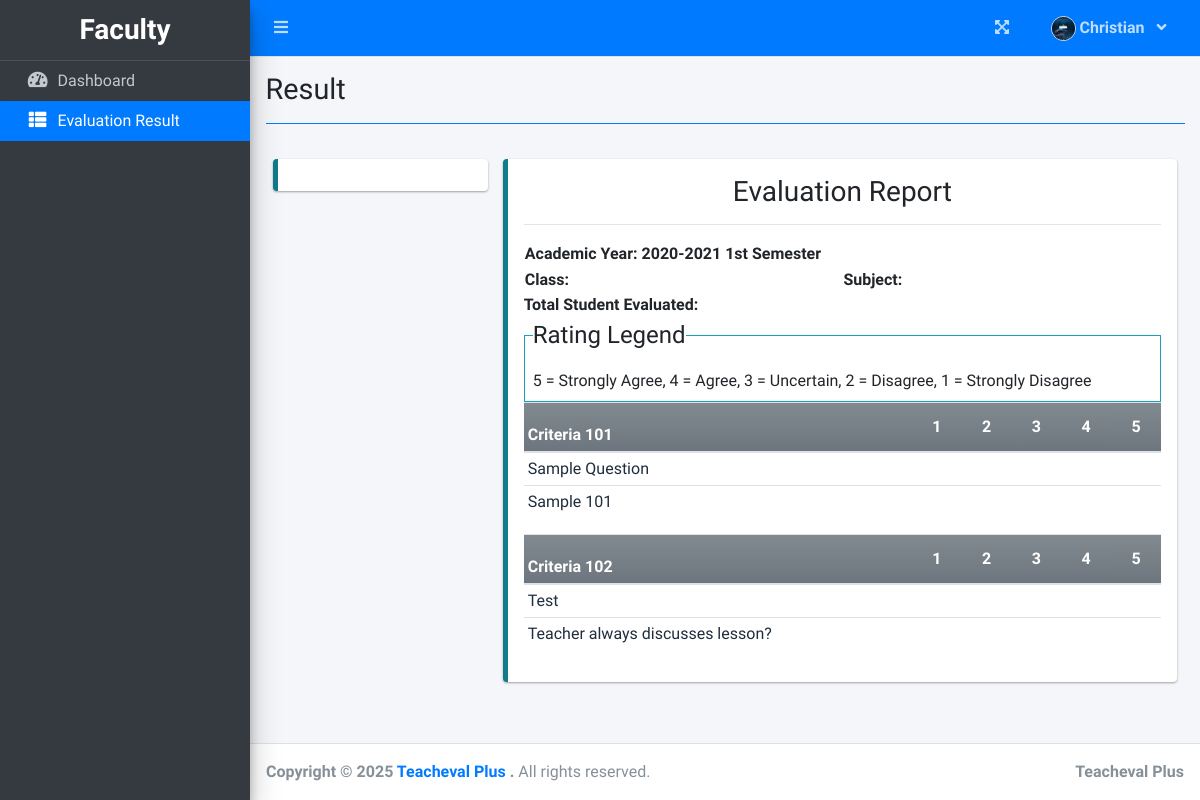
Page /index.php?page=result (signed in) on the committed database.
### tables this page shows
CREATE TABLE `criteria_list` (
  `id` int(30) NOT NULL,
  `criteria` text NOT NULL,
  `order_by` int(30) NOT NULL
);

CREATE TABLE `question_list` (
  `id` int(30) NOT NULL,
  `academic_id` int(30) NOT NULL,
  `question` text NOT NULL,
  `order_by` int(30) NOT NULL,
  `criteria_id` int(30) NOT NULL
);

### faculty/result.php (the view, shortened to what this page needs)
<?php
function ordinal_suffix($num){
    $num = $num % 100;
    if($num < 11 || $num > 13){
         switch($num % 10){
            case 1: return $num.'st';
        }
    }
    return $num.'th';
}
?>
<div class="col-lg-12">
	<div class="row">
	</div>
	<div class="row">
		<div class="col-md-3">
			<div class="callout callout-info">
			</div>
		</div>
		<div class="col-md-9">
			<div class="callout callout-info" id="printable">
			<div>
			<h3 class="text-center">Evaluation Report</h3>
			<hr>
			<table width="100%">
					<tr>
						<td width="50%"><p><b>Academic Year: <span id="ay"><?php echo $_SESSION['academic']['year'].' '.(ordinal_suffix($_SESSION['academic']['semester'])) ?> Semester</span></b></p></td>
						<td></td>
					</tr>
					<tr>
						<td width="50%"><p><b>Class: <span id="classField"></span></b></p></td>
						<td width="50%"><p><b>Subject: <span id="subjectField"></span></b></p></td>
					</tr>
			</table>
				<p class=""><b>Total Student Evaluated: <span id="tse"></span></b></p>
			</div>
				<fieldset class="border border-info p-2 w-100">
				   <legend  class="w-auto">Rating Legend</legend>
				   <p>5 = Strongly Agree, 4 = Agree, 3 = Uncertain, 2 = Disagree, 1 = Strongly Disagree</p>
				</fieldset>
				<?php
						$criteria = $conn->query("SELECT * FROM criteria_list where id in (SELECT criteria_id FROM question_list where academic_id = {$_SESSION['academic']['id']} ) order by abs(order_by) asc ");
						while($crow = $criteria->fetch_assoc()):
					?>
					<table class="table table-condensed wborder">
						<thead>
							<tr class="bg-gradient-secondary">
								<th class=" p-1"><b><?php echo $crow['criteria'] ?></b></th>
								<th width="5%" class="text-center">1</th>
								<th width="5%" class="text-center">2</th>
								<th width="5%" class="text-center">3</th>
								<th width="5%" class="text-center">4</th>
								<th width="5%" class="text-center">5</th>
							</tr>
						</thead>
						<tbody class="tr-sortable">
							<?php
							$questions = $conn->query("SELECT * FROM question_list where criteria_id = {$crow['id']} and academic_id = {$_SESSION['academic']['id']} order by abs(order_by) asc ");
							while($row=$questions->fetch_assoc()):
							?>
							<tr class="bg-white">
								<td class="p-1" width="40%">
									<?php echo $row['question'] ?>
								</td>
								<?php for($c=1;$c<=5;$c++): ?>
								<td class="text-center">
			                      </div>
								</td>
								<?php endfor; ?>
							</tr>
							<?php endwhile; ?>
						</tbody>
					</table>
					<?php endwhile; ?>

### rows in the picture
criteria_list: criteria "Criteria 101"
question_list: question "Sample Question"
question_list: question "Sample 101"
criteria_list: criteria "Criteria 102"
question_list: question "Test"
question_list: question "Teacher always discusses lesson?"

### other values in the picture
$_SESSION['login_firstname'] "Christian"
$title "Result"
$_SESSION['academic']['year'] "2020-2021"
ordinal_suffix($_SESSION['academic']['semester']) "1st"
$_SESSION['system']['name'] "Teacheval Plus"
